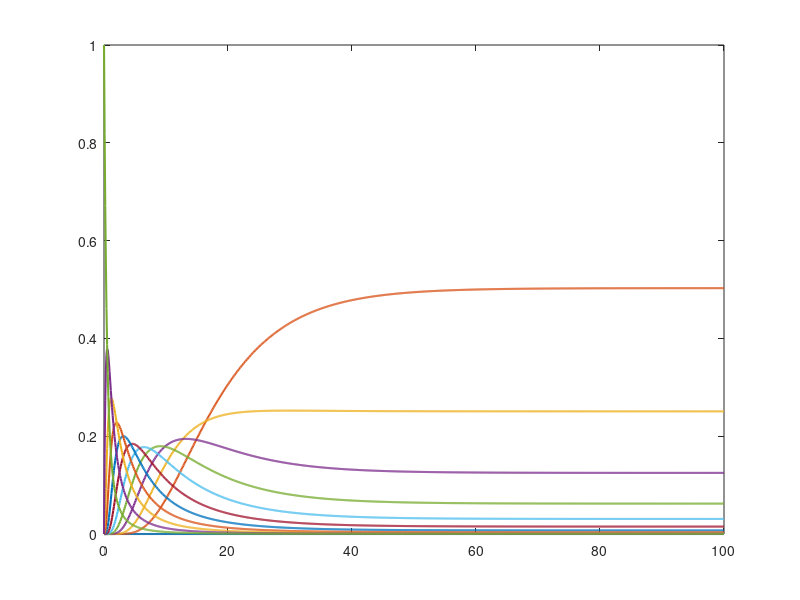

This figure's MATLAB source: (Note: this script raises an error after producing the figure.)
function [ I ] = cavityThermalBath_JT()
%Simulates a single mode in a cavity with a surrounding bath

% Parameters
outputFilename = 'CavityThermalBath.jpg';
outputFiletype = '-djpeg';
outputFilename2 = 'Intensity.jpg';
outputFilename3 = 'g2.jpg';

beta = 1;
Omega = 1;
nB = 1; % 1/(exp(beta*Omega)-1) Bose-Einstein bath occupation
Gamma = 0.1; % Coupling constant
nMax = 10; % Maximum matrix dimension
nVector = (-1:nMax+1)';
rho = zeros(nMax+3,1);
rho(nMax+2) = 1;
h = 0.1;
t = 0:h:100;
I = zeros(length(t),1);
g2 = zeros(length(t),1);
rhoSaved = zeros(nMax+3,length(t));
k1 = zeros(nMax+3,1);
k2 = k1;
k3 = k1;
k4 = k1;

% Solve with Runge-Kutta
for j = 1:length(t)
    I(j) = nVector' * rho;
    g2(j) = (nVector.*nVector)'*rho/I(j)^2;
    rhoSaved(:,j)=rho;
    k1(2:end-1) = h * rhoPoint(nVector, rho, Gamma, nB);
    k2(2:end-1) = h * rhoPoint(nVector, rho + 0.5 * k1, Gamma, nB);
    k3(2:end-1) = h * rhoPoint(nVector, rho + 0.5 * k2, Gamma, nB);
    k4(2:end-1) = h * rhoPoint(nVector, rho + k3, Gamma, nB);
    rho = rho + (k1 + 2*k2 + 2*k3 + k4)/6;
    rho = rho / sum(rho);
end

for i = 1:nMax+2
   plot(t,rhoSaved(i,:),'lineWidth',1.5,'DisplayName', ...
       strcat('$\rho_{',num2str(i-1),'}$'));
   hold on;
end
set(0,'DefaultLegendInterpreter','latex');
set(0,'DefaultTextInterpreter','latex');
legend ('Location','northeast');
xlabel('t [s]');
ylabel('Probability [a.u.]');
print(outputFilename,outputFiletype);

hold off;
plot(t,I);
xlabel('t [s]');
ylabel('Intensity [a.u.]');
print(outputFilename2,outputFiletype);

hold off;
plot(t,g2);
xlabel('t [s]');
ylabel('g^{(2)} [a.u.]');
print(outputFilename3,outputFiletype);
end

function deriv = rhoPoint(nVector, rho, Gamma, nB)
    deriv = Gamma .* (...
        nB * nVector(2:end-1) .* rho(1:end-2) - ...
        (nVector(2:end-1)+(2*nVector(2:end-1)+1)*nB).*rho(2:end-1) + ...
        (1+nB)*nVector(3:end).*rho(3:end) );
end